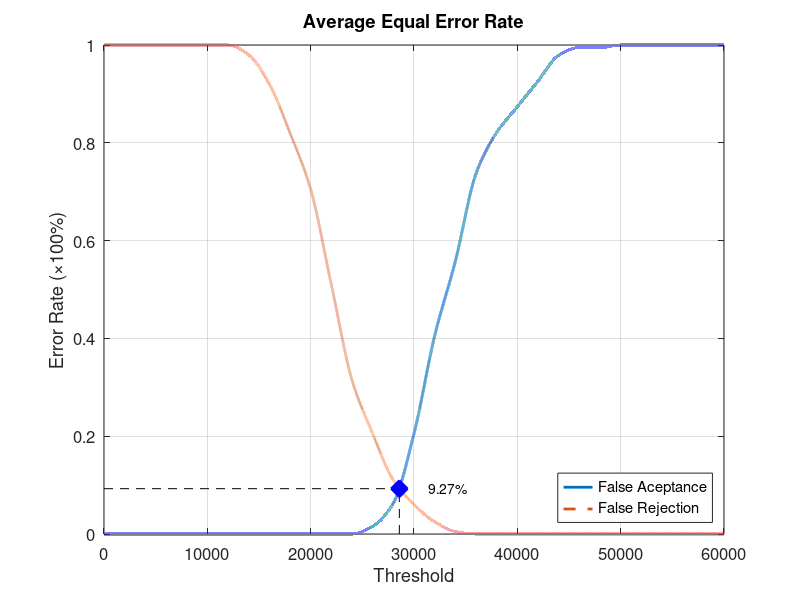
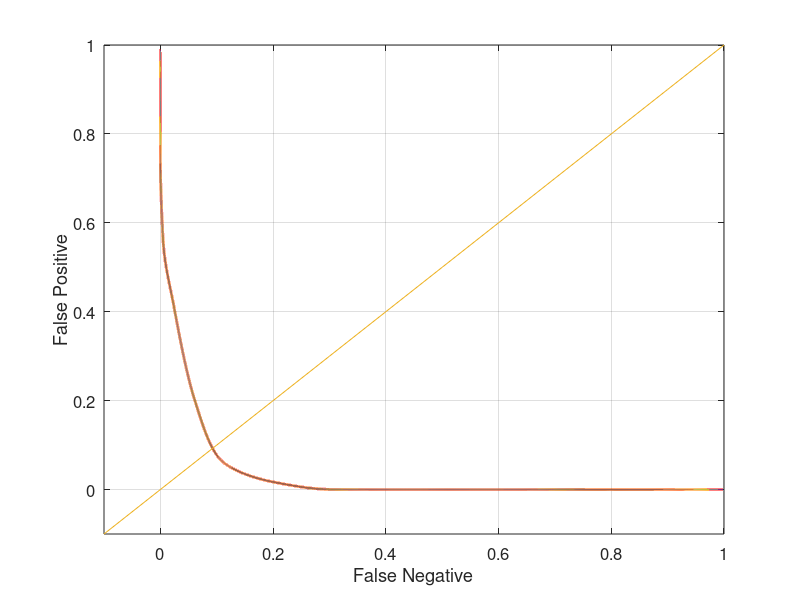

The MATLAB source for these figures, in order:
function yEER = Database5_4
close all;
clear;
clc;
x = 0:2000:60000;
xq = 0:0.5:60000;

y0 = [0 0 0 0 0 0 0 0 0 0 0 0 0 0.0157895 0.0631579 0.205263 0.405263 0.557895 0.736842 0.821053 0.873684 0.926316 0.978947 0.994737 0.994737 1 1 1 1 1 1];
yy0 = interp1(x, y0, xq, 'pchip');
y1 = [1 1 1 1 1 1 1 0.98 0.92 0.82 0.705 0.51 0.315 0.205 0.11 0.06 0.025 0.005 0 0 0 0 0 0 0 0 0 0 0 0 0];
yy1 = interp1(x, y1, xq, 'pchip');

% Calculating EER: 
y2 = abs(y0 - y1);
find(y2 == min(y2))
yy2 = abs(yy0 - yy1);
xEER = find(yy2 == min(yy2));
xEERIndex = xq(xEER) % X-axis EER
yEER = yy0(xEER) % Y-axis EER

main = figure
plot(xq, yy0,'-','LineWidth', 2);	hold on
plot(xq, yy1,'--','LineWidth', 2);	hold on
plot([xEERIndex xEERIndex], [0 yEER], 'k--');	hold on
plot([0 xEERIndex], [yEER yEER], 'k--');	hold on
plot(xEERIndex, yEER, 'bx', 'LineWidth', 10);	hold on
text(xEERIndex + 10 * xEERIndex / 100, yEER, [num2str(round((10000 * yEER)) / 100) '%'])
legend('False Aceptance', 'False Rejection', 'Location', 'SouthEast')
xlabel('Threshold')
ylabel('Error Rate (\times100%)')
title('Average Equal Error Rate')
set(gca, 'FontSize', 12)
axis([0 60000 0 1])
grid on

print(main, 'Database5_4Main', '-dpng');
FNRxFPR = figure('Color', [1 1 1]);
plot(yy1, yy0, '-', yy1, yy0, 'LineWidth', 2);
hold on
y = -0.1:0.1:1
plot(y, y); 
set(gca, 'FontSize', 12)
xlabel('False Negative')
ylabel('False Positive')
axis([-0.1 1 -0.1 1])
set(gca, 'FontSize', 12)
grid on

print(FNRxFPR, 'Database5_4FNRxFPR','-dpng');
end
